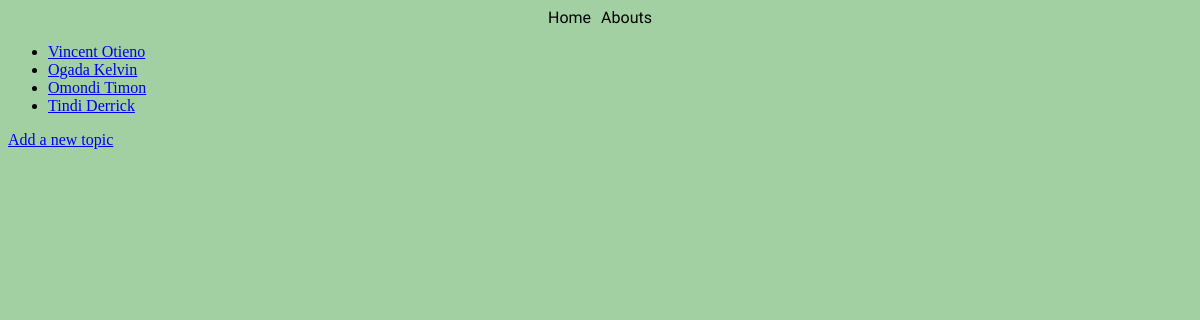
The app's page /abouts/, older data.
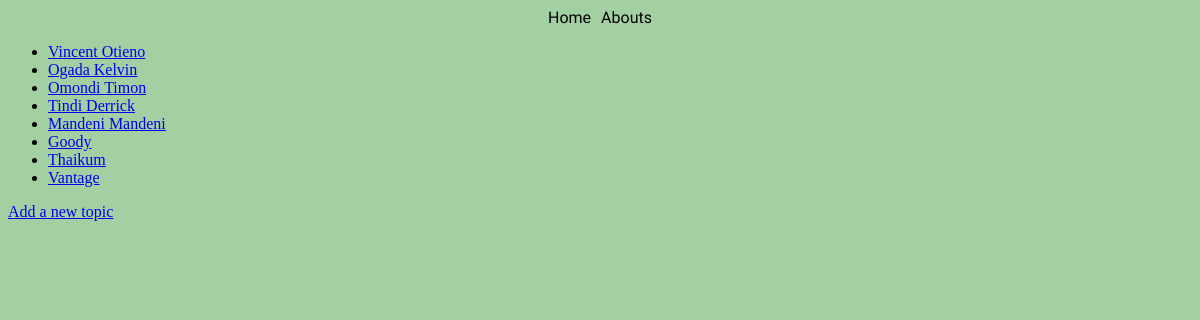
The same page, newer data.
### testapp/models.py (models this page shows)
class Test(models.Model):
    name = models.CharField(max_length=50)
    age = models.IntegerField(default=0)
    comment = models.TextField(max_length=250)
    def __str__(self):
        return self.name

### testapp/views.py (the view)
# urls.py: path('abouts/', views.abouts, name='abouts'),
def abouts(request):
    abouts = Test.objects.all()
    context = {'abouts':abouts}
    return render(request, 'testapp/abouts.html', context)

### testapp/templates/testapp/abouts.html (shortened to what this page needs)
{% extends 'testapp/base.html' %}
    {% block content %}
    <ul>
      {% for about in abouts %}
      <li>
          <a href="{% url 'testapp:about' about.id %}">{{ about }}</a>
      </li>
      {% endfor %}
    </ul>
    <a href="{% url 'testapp:new_test' %}">Add a new topic</a>
    {% endblock %}

### testapp/templates/testapp/base.html (shortened to what this page needs)
{% load static %}
<!DOCTYPE html>
<html lang="en">
<head>
    <link rel="stylesheet" href="{% static 'testapp/style.css' %}">
</head>
<body>
    <div class="links">
        <a href="{% url 'testapp:index' %}">Home</a>
        <a href="{% url 'testapp:abouts' %}">Abouts</a>
    </div>
    {% block content %}{% endblock %}
</body>
</html>

### testapp/static/testapp/style.css (style rules this page uses)
body { background-color: rgba(0, 128, 0, 0.364); }
.links { display: flex; justify-content: center; align-items: center; gap: 10px; }
.links >a { text-decoration: none; color: black; font-family: 'Mochiy Pop P One', sans-serif; }

Row changes from the older to the newer data that the page shows:
added Test: name "Mandeni Mandeni"
added Test: name "Goody"
added Test: name "Thaikum"
added Test: name "Vantage"
